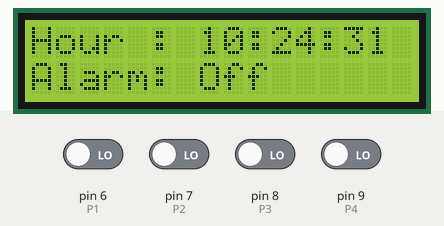
Simulated run of this sketch. Board: Arduino Uno, built with avr-gcc and run on an emulated ATmega328P. Parts: 16×2 character LCD. Inputs (shaded band) come from the test bench; at power-on: pin 6 (P1), pin 7 (P2), pin 8 (P3), pin 9 (P4) LOW. The local clock reads 2024-03-15 10:24:30 at power-on unless the sketch sets it.

Above: at 1.2 s.
1.3 s: pin 6 (P1) driven HIGH
At 3.3 s:
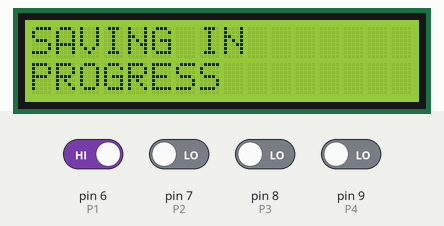
4.1 s: pin 7 (P2) driven HIGH
At 4.29 s:
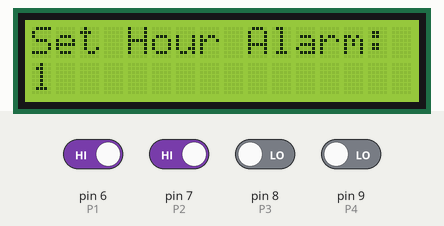
5.9 s: pin 6 (P1) driven LOW
At 7.9 s:
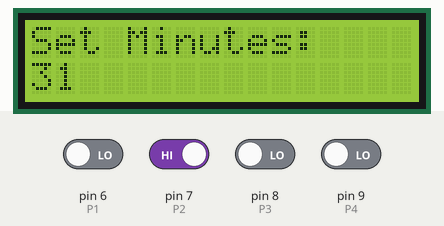
8.0 s: pin 8 (P3) driven HIGH
9.5 s: pin 7 (P2) driven LOW
At 9.88 s:
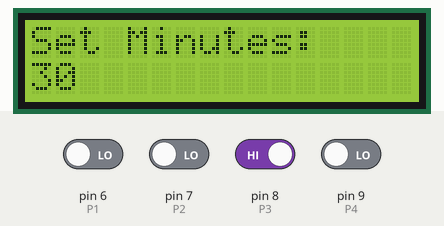
Timing chart, 0 to 12.5 s (numbered marks = the images above; inputs shaded):
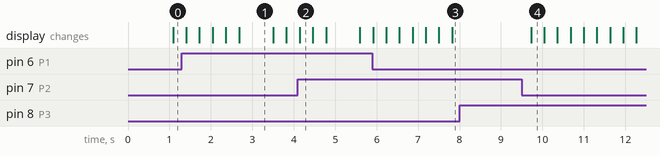

The sketch:

Sunrise_Alarm.ino
```cpp
// (licence header left out)
//Orange is method (or other things), Vomit green are keywords,
//************libraries**************//
#include <Wire.h>
#include <RTClib.h>
#include <hd44780.h>
#include <hd44780ioClass/hd44780_I2Cexp.h> // i2c LCD i/o class header

//************************************//
hd44780_I2Cexp lcd; // Display  I2C 16 x 2
RTC_DS1307 RTC;

//************Button*****************//
int P1=6; // Button SET MENU'
int P2=7; // Button +
int P3=8; // Button -
int P4=9; // SWITCH Alarm

//**************Alarm***************//
#define buzzer 10

//************Variables**************//
int hourupg;
int minupg;
int yearupg;
int monthupg;
int dayupg;
int menu =0;
int setAlarm =0;

uint8_t alarmHours = 0, alarmMinutes = 0;  // Holds the current alarm time


void setup()
{

  lcd.begin(16,2);
  lcd.clear();

  pinMode(P1,INPUT); // https://www.arduino.cc/en/Tutorial/InputPullupSerial
  pinMode(P2,INPUT);
  pinMode(P3,INPUT);
  pinMode(P4,INPUT);
  pinMode(buzzer, OUTPUT); // Set buzzer as an output
  printAlarmOff();
  Serial.begin(9600);
  Wire.begin();
  RTC.begin();

  if (! RTC.isrunning()) {
    Serial.println("RTC is NOT running!");
    // Set the date and time at compile time
    RTC.adjust(DateTime(__DATE__, __TIME__));
  }
  // RTC.adjust(DateTime(__DATE__, __TIME__)); //removing "//" to adjust the time
    // The default display shows the date and time
  int menu=0;
}

void loop()
{

// check if you press the SET button and increase the menu index
  if(digitalRead(P1)== HIGH)
  {
   menu=menu+1;
  }
// in which subroutine should we go?
  if (menu==0)
    {
     DisplayDateTime(); // void DisplayDateTime
     Alarm(); // Alarm control
          }
  if (menu==1)
    {
    DisplaySetHour();
    }
  if (menu==2)
    {
    DisplaySetMinute();
    }
  if (menu==3)
    {
    DisplaySetHourAlarm();
    }
  if (menu==4)
    {
    DisplaySetMinuteAlarm();
    }
  if (menu==5)
    {
    StoreAgg();
    delay(500);
    menu=0;
    }
    delay(100);
}

void DisplayDateTime ()
{
// We show the current time
  DateTime now = RTC.now();

  lcd.setCursor(0, 0);
  lcd.print("Hour : ");

  if (now.hour()<=9)
  {
    lcd.print("0");
  }
  lcd.print(now.hour(), DEC);
  hourupg=now.hour();
  lcd.print(":");
  if (now.minute()<=9)
  {
    lcd.print("0");
  }
  lcd.print(now.minute(), DEC);
  minupg=now.minute();
  lcd.print(":");
  if (now.second()<=9)
  {
    lcd.print("0");
  }
  lcd.print(now.second(), DEC);

 }

void DisplaySetHour()
{
// time setting
  lcd.clear();
  DateTime now = RTC.now();
  if(digitalRead(P2)==HIGH)
  {
    if(hourupg==23)
    {
      hourupg=0;
    }
    else
    {
      hourupg=hourupg+1;
    }
  }
   if(digitalRead(P3)==HIGH)
  {
    if(hourupg==0)
    {
      hourupg=23;
    }
    else
    {
      hourupg=hourupg-1;
    }
  }
  lcd.setCursor(0,0);
  lcd.print("Set Hour:");
  lcd.setCursor(0,1);
  lcd.print(hourupg,DEC);
  delay(200);
}

void DisplaySetMinute()
{
// Setting the minutes
  lcd.clear();
  if(digitalRead(P2)==HIGH)
  {
    if (minupg==59)
    {
      minupg=0;
    }
    else
    {
      minupg=minupg+1;
    }
  }
   if(digitalRead(P3)==HIGH)
  {
    if (minupg==0)
    {
      minupg=59;
    }
    else
    {
      minupg=minupg-1;
    }
  }
  lcd.setCursor(0,0);
  lcd.print("Set Minutes:");
  lcd.setCursor(0,1);
  lcd.print(minupg,DEC);
  delay(200);
}
void StoreAgg()
{
// Variable saving
  lcd.clear();
  lcd.setCursor(0,0);
  lcd.print("SAVING IN");
  lcd.setCursor(0,1);
  lcd.print("PROGRESS");
  RTC.adjust(DateTime(yearupg,monthupg,dayupg,hourupg,minupg,0));
  delay(200);
}
void DisplaySetHourAlarm()// Setting the alarm hours
{
// set alarm hours
  lcd.clear();

  if(digitalRead(P2)==HIGH)
  {
    if(alarmHours==23)
    {
      alarmHours=0;
    }
    else
    {
      alarmHours=alarmHours+1;
    }
  }
   if(digitalRead(P3)==HIGH)
  {
    if(alarmHours==0)
    {
      alarmHours=23;
    }
    else
    {
      alarmHours=alarmHours-1;
    }
  }
  lcd.setCursor(0,0);
  lcd.print("Set Hour Alarm:");
  lcd.setCursor(0,1);
  lcd.print(alarmHours,DEC);
  delay(200);
}


void DisplaySetMinuteAlarm()// Setting the alarm minutes
 {
  lcd.clear();

  if(digitalRead(P2)==HIGH)
  {
    if (alarmMinutes==59)
    {
      alarmMinutes=0;
    }
    else
    {
      alarmMinutes=alarmMinutes+1;
    }
  }
   if(digitalRead(P3)==HIGH)
  {
    if (alarmMinutes==0)
    {
      alarmMinutes=59;
    }
    else
    {
      alarmMinutes=alarmMinutes-1;
    }
  }
  lcd.setCursor(0,0);
  lcd.print("Set MIN. Alarm:");
  lcd.setCursor(0,1);
  lcd.print(alarmMinutes,DEC);
  delay(200);

}
void printAlarmOn(){
   lcd.setCursor(0,1);
  lcd.print("Alarm: ");


  if (alarmHours <= 9)
  {
    lcd.print("0");
  }
  lcd.print(alarmHours, DEC);

  lcd.print(":");
  if (alarmMinutes <= 9)
  {
    lcd.print("0");
  }
  lcd.print(alarmMinutes, DEC);

}
//Changed set cursor from 0,3 to 0,1//
void printAlarmOff() {
  lcd.setCursor(0, 1);
  lcd.print("Alarm: Off  ");
}
void Alarm(){
   if(digitalRead(P4)== HIGH)
  {
   setAlarm=setAlarm+1;
  }
  if (setAlarm==0)
    {
     printAlarmOff();
     noTone (buzzer);
     }
  if (setAlarm==1)
    {

     printAlarmOn();

     DateTime now = RTC.now();
     if ( now.hour() == alarmHours && now.minute() == alarmMinutes )
        {
         DateTime now = RTC.now();
         tone(buzzer,880); //play the note "A5" (LA5)
         delay (300);
         tone(buzzer,698); //play the note "F6" (FA5)
         lcd.backlight();
        }
    else{
         noTone (buzzer);
        }

    }
  if (setAlarm==2)
    {
     setAlarm=0;
    }
    delay(200);
}
```

Measured:
- after the input at 1.3 s, the display: first changes after 0.11 s (image 1 shows a later state)
- after the input at 8.0 s, every drawn part: stays the same
- after the input at 9.5 s, the display: changes after 0.23 s (image 4)
- what the display in image 1 shows lasts 0.8 s, from 2.7 s to 3.5 s
